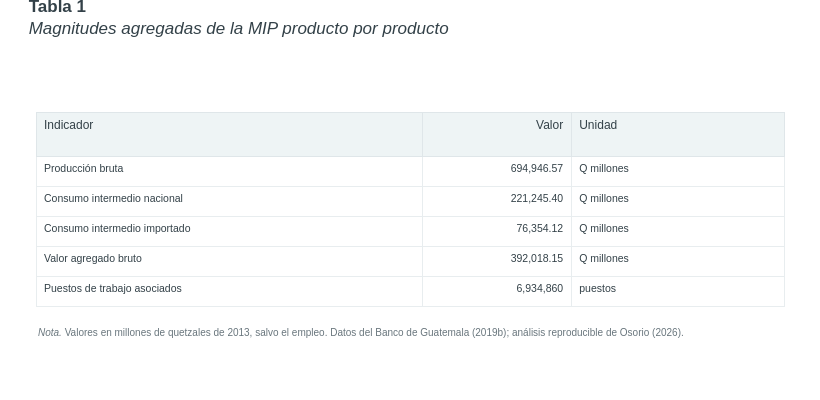

The notebook cell saved with this chart:
### Markdown cell above
## 1. Escala y composición de la producción

El *valor bruto de la producción (VBP)* mide el valor total de los bienes y servicios producidos antes de descontar el consumo intermedio. El *valor agregado bruto (VAB)* recoge el valor generado por los factores productivos y los demás componentes primarios asociados con esa producción (Banco de Guatemala, 2019c; Comisión Europea et al., 2016).

La primera figura identifica los productos de mayor tamaño dentro de la MIP producto por producto. El gráfico utiliza nombres completos; el código aparece únicamente como referencia secundaria en la tabla.

### Code cell
#@title { display-mode: "form" }
produccion_total = float(x.sum())
consumo_domestico_total = float(Z_d.sum())
consumo_importado_total = float(Z_m.sum())
vab_total = float((coef_vab * x).sum())
empleo_total = float(puestos.sum())

mostrar_tabla_indicadores([
    ("Producción bruta", fmt_num(produccion_total, 2), "Q millones"),
    ("Consumo intermedio nacional", fmt_num(consumo_domestico_total, 2), "Q millones"),
    ("Consumo intermedio importado", fmt_num(consumo_importado_total, 2), "Q millones"),
    ("Valor agregado bruto", fmt_num(vab_total, 2), "Q millones"),
    ("Puestos de trabajo asociados", fmt_entero(empleo_total), "puestos"),
], "Tabla 1. Magnitudes agregadas de la MIP producto por producto", "Valores en millones de quetzales de 2013, salvo el empleo.")

tabla_produccion = produccion[["codigo", "producto", "produccion_precios_basicos"]].rename(
    columns={"produccion_precios_basicos": "produccion"}
)
tabla_produccion["participacion"] = 100 * tabla_produccion["produccion"] / produccion_total
principales_produccion = (
    tabla_produccion.nlargest(10, "produccion")
    .sort_values(["produccion", "producto"], ascending=[False, True], kind="mergesort")
)

### Figure 1 — Plotly figure (JSON) as saved in the notebook; plotly's stock layout.template omitted (floating-point values rounded to 4 significant figures)
{"data": [{"cells": {"align": ["left", "right", "left"], "fill": {"color": "white"}, "font": {"color": "#334148", "size": 10.5}, "height": 30, "line": {"color": "#e8edef"}, "values": [["Producción bruta", "Consumo intermedio nacional", "Consumo intermedio importado", "Valor agregado bruto", "Puestos de trabajo asociados"], ["694,946.57", "221,245.40", "76,354.12", "392,018.15", "6,934,860"], ["Q millones", "Q millones", "Q millones", "Q millones", "puestos"]]}, "columnwidth": [3.0, 1.15, 1.65], "header": {"align": ["left", "right", "left"], "fill": {"color": "#eef4f5"}, "font": {"color": "#334148", "size": 12}, "height": 44, "line": {"color": "#dfe6e9"}, "values": ["Indicador", "Valor", "Unidad"]}, "type": "table"}], "layout": {"annotations": [{"align": "left", "font": {"color": "#69767d", "size": 10}, "showarrow": false, "text": "<i>Nota.</i> Valores en millones de quetzales de 2013, salvo el empleo. Datos del Banco de Guatemala (2019b); análisis reproducible de Osorio (2026).", "x": 0, "xanchor": "left", "xref": "paper", "xshift": 0, "y": -0.055, "yanchor": "top", "yref": "paper"}], "autosize": false, "font": {"color": "#334148", "family": "Arial, sans-serif", "size": 12}, "height": 400, "hoverlabel": {"bgcolor": "white", "font": {"family": "Arial", "size": 12}}, "margin": {"b": 86, "l": 36, "r": 36, "t": 112}, "paper_bgcolor": "white", "plot_bgcolor": "white", "title": {"automargin": false, "font": {"size": 17}, "pad": {"b": 8}, "text": "<b>Tabla 1</b><br><i>Magnitudes agregadas de la MIP producto por producto</i>", "x": 0.035, "xanchor": "left", "xref": "container", "y": 0.97, "yanchor": "top", "yref": "container"}, "width": 820}}
